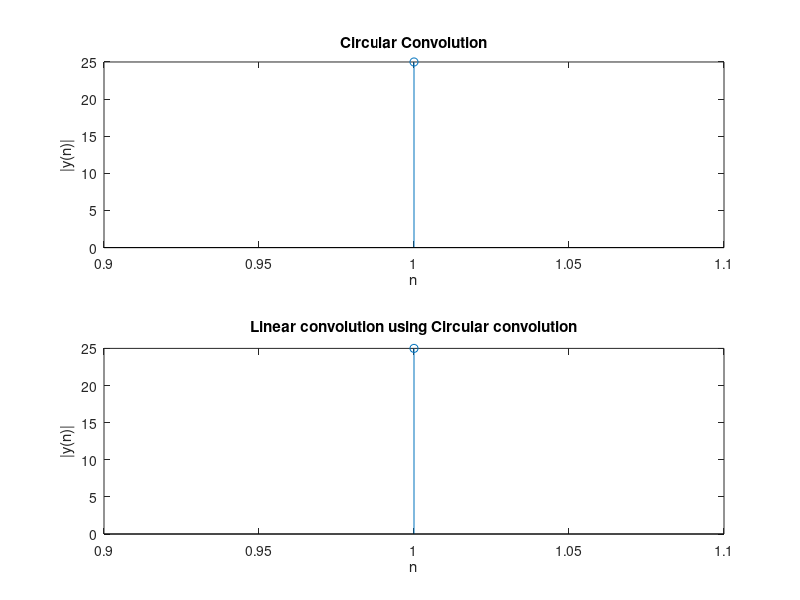

MATLAB code to generate this figure:
clc;
clear all;
close all;
 
x1=input('Enter x1:');
x2=input('Enter x2:');
l1 = length(x1);
l2 = length(x2);
 
if (l1>l2)
    x2 = [(x2),zeros(1, l1-l2)];
    P = zeros(l1,l1);
elseif (l2<l1)
    x1 = [(x1),zeros(1, l1-l2)];
    P = zeros(l2,l2);
end
 
n = l1;
for i= 0:(n-1)
    P( :,i+1) = circshift(x1' , i);
end
 
circular = P * x2'
 
 
l1 = length(x1);
l2 = length(x2);
l = l1 + l2 -1;
 
x1= [x1 ,zeros(1,l-l1)];
x2= [x2 ,zeros(1,l-l2)];
 
linear = zeros(l,l);
 
for i= 0:(l-1)
    P1( :,i+1) = circshift(x1' , i);
end
 
linear = P1 *x2'
 
figure();

%Circular Convolution 
subplot(2,1,1);
stem(circular)
title('Circular Convolution')
xlabel('n');
ylabel('|y(n)|');
 
%Linear Convolution
subplot(2,1,2)
stem(linear)
title('Linear convolution using Circular convolution');
xlabel('n');
ylabel('|y(n)|');


